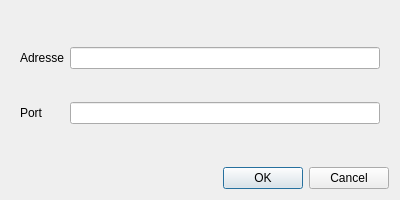
<?xml version="1.0" encoding="UTF-8"?>
<ui version="4.0">
 <class>Option</class>
 <widget class="QDialog" name="Option">
  <property name="geometry">
   <rect>
    <x>0</x>
    <y>0</y>
    <width>400</width>
    <height>200</height>
   </rect>
  </property>
  <property name="windowTitle">
   <string>Dialog</string>
  </property>
  <property name="modal">
   <bool>true</bool>
  </property>
  <layout class="QVBoxLayout" name="verticalLayout">
   <item>
    <widget class="QWidget" name="widget" native="true">
     <layout class="QGridLayout" name="gridLayout">
      <item row="0" column="0" colspan="2">
       <widget class="QLabel" name="label">
        <property name="text">
         <string>Adresse</string>
        </property>
       </widget>
      </item>
      <item row="0" column="2">
       <widget class="QLineEdit" name="lineEditAdresse">
        <property name="text">
         <string/>
        </property>
       </widget>
      </item>
      <item row="1" column="0">
       <widget class="QLabel" name="label_2">
        <property name="text">
         <string>Port</string>
        </property>
       </widget>
      </item>
      <item row="1" column="2">
       <widget class="QLineEdit" name="lineEditPort">
        <property name="text">
         <string/>
        </property>
       </widget>
      </item>
     </layout>
    </widget>
   </item>
   <item>
    <widget class="QDialogButtonBox" name="buttonBox">
     <property name="orientation">
      <enum>Qt::Horizontal</enum>
     </property>
     <property name="standardButtons">
      <set>QDialogButtonBox::Cancel|QDialogButtonBox::Ok</set>
     </property>
    </widget>
   </item>
  </layout>
 </widget>
 <resources/>
 <connections>
  <connection>
   <sender>buttonBox</sender>
   <signal>accepted()</signal>
   <receiver>Option</receiver>
   <slot>accept()</slot>
   <hints>
    <hint type="sourcelabel">
     <x>248</x>
     <y>254</y>
    </hint>
    <hint type="destinationlabel">
     <x>157</x>
     <y>274</y>
    </hint>
   </hints>
  </connection>
  <connection>
   <sender>buttonBox</sender>
   <signal>rejected()</signal>
   <receiver>Option</receiver>
   <slot>reject()</slot>
   <hints>
    <hint type="sourcelabel">
     <x>316</x>
     <y>260</y>
    </hint>
    <hint type="destinationlabel">
     <x>286</x>
     <y>274</y>
    </hint>
   </hints>
  </connection>
 </connections>
</ui>
